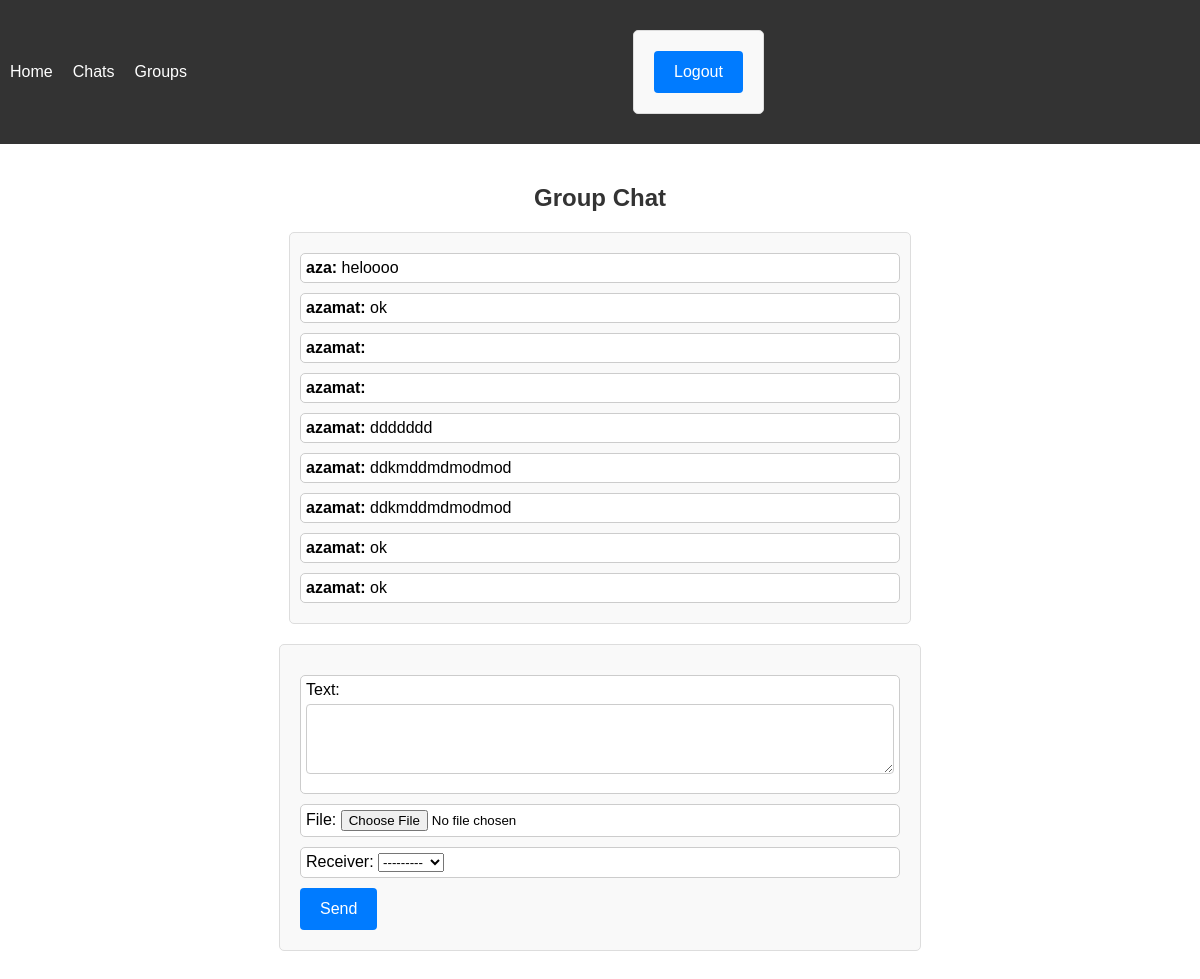
Page /main/group_chat/2/ (signed in) on the committed database.
### main/models.py (models this page shows, shortened)
class Message(models.Model):
    chat = models.ForeignKey(Chat, related_name='messages', on_delete=models.CASCADE)
    sender = models.ForeignKey(User, related_name='sent_messages', on_delete=models.CASCADE)
    receiver = models.ForeignKey(User, related_name='received_messages', on_delete=models.CASCADE, null=True,
                                 blank=True)
    text = models.TextField(blank=True)
    file = models.FileField(upload_to='media/', blank=True, null=True)
    class Meta:
        verbose_name_plural = "Messages"

### main/views.py (the view)
# urls.py: path('group_chat/<int:group_id>/', views.group_chat_detail, name='group_chat_detail'),
@login_required
def group_chat_detail(request, group_id):
    group = get_object_or_404(Chat, id=group_id)
    messages = group.messages.all()
    if request.method == 'POST':
        form = MessageForm(request.POST, request.FILES)
        if form.is_valid():
            message = form.save(commit=False)
            message.sender = request.user
            message.group = group
            message.save()
            form.save_m2m()
            return redirect('group_chat_detail', group_id=group.id)
    else:
        form = MessageForm()
    return render(request, 'main/group_chat_detail.html', {
        'group': group,
        'messages': messages,
        'form': form
    })

### main/forms.py
class MessageForm(forms.ModelForm):
    class Meta:
        model = Message
        fields = ['text', 'file', 'receiver']
        widgets = {
            'text': forms.Textarea(attrs={'rows': 3}),
        }

### templates/main/group_chat_detail.html (shortened to what this page needs)
{% extends "base.html" %}
{% block content %}
    <h2>{{ group.name }} Group Chat</h2>
    <div>
        {% for message in messages %}
        <p><strong>{{ message.sender.username }}:</strong> {{ message.text }}</p>
        {% endfor %}
    </div>
    <form method="post">
        {{ form.as_p }}
        <button type="submit">Send</button>
    </form>
{% endblock %}

### templates/base.html (style rules this page uses)
body, html { margin: 0; padding: 0; font-family: Arial, sans-serif; }

### templates/main/group_chat_detail.html (style rules this page uses)
h2 { text-align: center; margin-top: 20px; color: #333; }
div { max-width: 600px; margin: 20px auto; padding: 10px; background-color: #f9f9f9; border: 1px solid #ddd; border-radius: 5px; }
p { margin: 10px 0; padding: 5px; background-color: #fff; border: 1px solid #ccc; border-radius: 5px; }
form { max-width: 600px; margin: 20px auto; padding: 20px; background-color: #f9f9f9; border: 1px solid #ddd; border-radius: 5px; }
form textarea { width: 100%; padding: 10px; margin-top: 5px; margin-bottom: 10px; border: 1px solid #ccc; border-radius: 4px; box-sizing: border-box; font-size: 14px; }
form button[type="submit"] { background-color: #007bff; color: #fff; border: none; padding: 12px 20px; text-align: center; text-decoration: none; display: inline-block; font-size: 16px; border-radius: 4px; cursor: pointer; }

### rows in the picture
Message: sender.username "aza", text "heloooo"
Message: sender.username "azamat", text "ok"
Message: sender.username "azamat"
Message: sender.username "azamat"
Message: sender.username "azamat", text "ddddddd"
Message: sender.username "azamat", text "ddkmddmdmodmod"
Message: sender.username "azamat", text "ddkmddmdmodmod"
Message: sender.username "azamat", text "ok"
Message: sender.username "azamat", text "ok"
